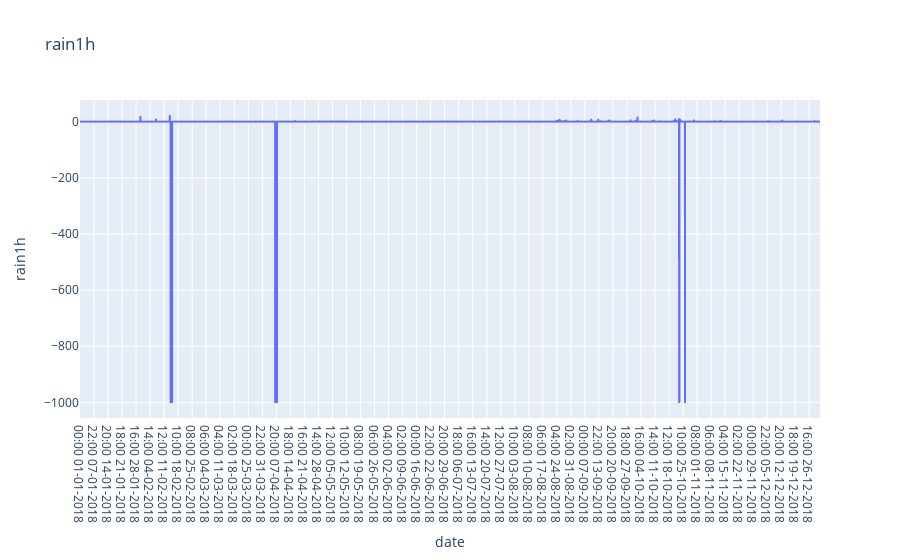

Notebook code cell kept with this figure:
### Code cell
fig5 = px.line(df_DSKT, x="date", y=features[4], title=features[4])
fig5.show()

### Figure 1 — Plotly figure (JSON) as saved in the notebook; plotly's stock layout.template omitted (floating-point values rounded to 4 significant figures; data arrays with more than 128 entries replaced by an {"elided": "..."} marker saying what was removed)
{"data": [{"hovertemplate": "date=%{x}<br>rain1h=%{y}<extra></extra>", "legendgroup": "", "line": {"color": "#636efa", "dash": "solid"}, "marker": {"symbol": "circle"}, "mode": "lines", "name": "", "showlegend": false, "type": "scattergl", "x": {"elided": "8760 str values"}, "xaxis": "x", "y": {"elided": "8760 float values"}, "yaxis": "y"}], "layout": {"legend": {"tracegroupgap": 0}, "title": {"text": "rain1h"}, "xaxis": {"anchor": "y", "domain": [0, 1], "title": {"text": "date"}}, "yaxis": {"anchor": "x", "domain": [0, 1], "title": {"text": "rain1h"}}}}
